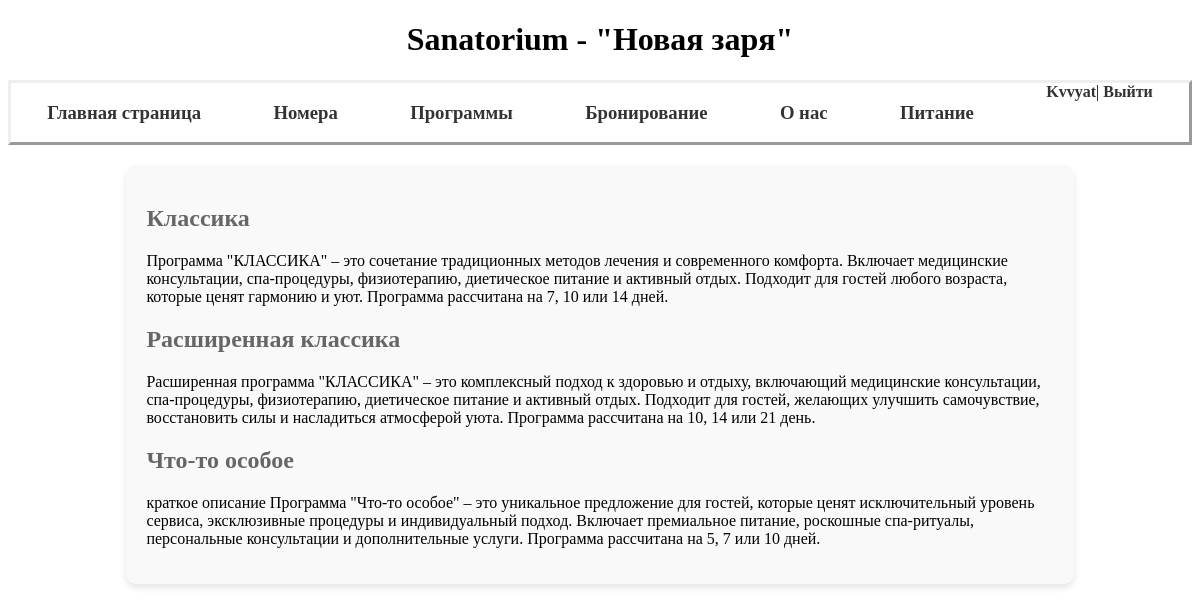
The app's page /Sanatorium/program/ (signed in) with its own data.
### Sanatorium/models.py (models this page shows, shortened)
class Program(models.Model):
    name = models.CharField(verbose_name="Название программы", max_length=50)
    price = models.DecimalField(verbose_name="Цена", max_digits=15, decimal_places=2)
    description = models.CharField(verbose_name="Описание", max_length=2000, null=True, default="Тут будет описание")
    date = models.IntegerField(verbose_name="Дата проведения", null=True)
    briefly_description = models.CharField(verbose_name="Краткое описание", max_length=1200, null=True,
                                           default="Краткое описание")
    slug = models.SlugField(max_length=255, unique=True, db_index=True, verbose_name='URL', null=True)
    def get_absolute_url(self):
        return reverse('program', kwargs={'program_slug': self.slug})
    class Meta:
        verbose_name = "Программа"
        verbose_name_plural = "Программы"

### Sanatorium/views.py (the view)
# urls.py: path('program/', Program_html.as_view(), name="programs"),
class Program_html(DataMixin,ListView):
    model = Program
    template_name = 'sanatorium/booking.html'
    context_object_name = 'program'
    paginate_by = 3
    def get_context_data(self, *, object_list=None, **kwargs):
        context = super().get_context_data(**kwargs)
        c_def =  self.get_user_context()
        return {**context,**c_def}

### Sanatorium/utils.py (called while the page is built)
    def get_user_context(self,**kwargs):
        context = kwargs
        context['menu'] = menu
        context['title']=title
        return context

### Sanatorium/templates/sanatorium/booking.html
{% extends 'sanatorium/base.html' %}
{% block content %}
<div class = "program">
    {% for program in program%}
        <h2><a class = "name_program" href="{{program.get_absolute_url}}">{{program.name}}</a></h2>
        <p>{{program.briefly_description}}</p>
    {% endfor %}
</div>
{% endblock %}

### Sanatorium/templates/sanatorium/base.html (shortened to what this page needs)
<!DOCTYPE html>
<html lang="en">
<head>
    {%load static%}
    <link type = "text/css" href="{% static 'sanatorium/css/style.css' %}" rel ="stylesheet"/>
</head>
<body>
    <h1 class = "nameorg">Sanatorium - "Новая заря"</h1>
    <div class = "menu">{% block mainmenu %}
    <ul class="menu-tab">
        {% for m in menu %}
            <li><a href="{% url m.url %}"><h3>{{ m.title }}</h3></a></li>
        {% endfor %}
        {% if request.user.is_authenticated%}
            {%if not request.user.is_staff and not request.user.is_superuser%}
            <li><a href="{% url 'usershome' %}">{{user.username}}</a>| <a href="{% url 'logout'%}">Выйти</a></li>
            {%endif%}
        {% else %}
            <li>
                <a href="{% url 'register' %}">Регистрация</a>| <a href="{% url 'login'%}">Войти</a>
            </li>
        {%endif%}
    </ul>
    {% endblock mainmenu %}
</div>
<div class="blockcontent">
    {% block content %}
    {% endblock content %}
</div>
</body>
</html>

### Sanatorium/static/sanatorium/css/style.css (style rules this page uses)
.menu-tab { list-style-type: none; margin: 0; padding: 0; display: flex; justify-content: space-around; border: outset; }
.menu-tab li { margin: 0; }
.menu-tab li a { text-decoration: none; color: #333; font-weight: bold; }
a::before,a::after,a:hover,a:active,a { text-decoration: none; color: #666; }
.nameorg { text-align: center; }
body { width: auto; font-family: Georgia; }
.blockcontent { padding-left: 10%; padding-right: 10%; }
.program { padding-left: 15%; padding-right: 15%; background-color: #f9f9f9; padding: 20px; border-radius: 10px; box-shadow: 0 4px 6px rgba(0, 0, 0, 0.1); margin: 20px 0; }

### records on screen
Program: name "Классика", briefly_description "Программа \"КЛАССИКА\" – это сочетание традиционных методов лечения и современного комфорта. Включает медицинские консультации, спа-процедуры, физиотерапию, диетическое питание и активный отдых. Подходит для гостей любого возраста, которые ценят гармонию и уют. Программа рассчитана на 7, 10 или 14 дней."
Program: name "Расширенная классика", briefly_description "Расширенная программа \"КЛАССИКА\" – это комплексный подход к здоровью и отдыху, включающий медицинские консультации, спа-процедуры, физиотерапию, диетическое питание и активный отдых. Подходит для гостей, желающих улучшить самочувствие, восстановить силы и насладиться атмосферой уюта. Программа рассчитана на 10, 14 или 21 день."
Program: name "Что-то особое", briefly_description "краткое описание Программа \"Что-то особое\" – это уникальное предложение для гостей, которые ценят исключительный уровень сервиса, эксклюзивные процедуры и индивидуальный подход. Включает премиальное питание, роскошные спа-ритуалы, персональные консультации и дополнительные услуги. Программа рассчитана на 5, 7 или 10 дней."

### other values on screen
{{ m.title }} "Главная страница" "Номера" "Программы" "Бронирование" "О нас" "Питание"
{{ user.username }} "Kvvyat"
